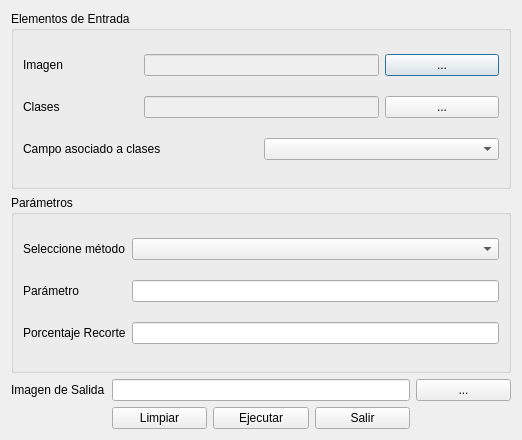
<?xml version="1.0" encoding="UTF-8"?>
<ui version="4.0">
 <class>MLClassImageDialogBase</class>
 <widget class="QDialog" name="MLClassImageDialogBase">
  <property name="geometry">
   <rect>
    <x>0</x>
    <y>0</y>
    <width>522</width>
    <height>440</height>
   </rect>
  </property>
  <property name="cursor">
   <cursorShape>ArrowCursor</cursorShape>
  </property>
  <property name="windowTitle">
   <string>MLClassImage</string>
  </property>
  <layout class="QGridLayout" name="gridLayout">
   <item row="0" column="0" colspan="5">
    <widget class="QGroupBox" name="groupBox">
     <property name="title">
      <string>Elementos de Entrada</string>
     </property>
     <layout class="QGridLayout" name="gridLayout_2">
      <item row="0" column="0">
       <widget class="QLabel" name="label">
        <property name="text">
         <string>Imagen</string>
        </property>
       </widget>
      </item>
      <item row="0" column="1" colspan="2">
       <widget class="QLineEdit" name="txtImagenEntrada">
        <property name="enabled">
         <bool>false</bool>
        </property>
       </widget>
      </item>
      <item row="0" column="3">
       <widget class="QPushButton" name="btnImagenEntrada">
        <property name="text">
         <string>...</string>
        </property>
       </widget>
      </item>
      <item row="1" column="0">
       <widget class="QLabel" name="label_2">
        <property name="text">
         <string>Clases</string>
        </property>
       </widget>
      </item>
      <item row="1" column="1" colspan="2">
       <widget class="QLineEdit" name="txtClases">
        <property name="enabled">
         <bool>false</bool>
        </property>
       </widget>
      </item>
      <item row="1" column="3">
       <widget class="QPushButton" name="btnClases">
        <property name="text">
         <string>...</string>
        </property>
       </widget>
      </item>
      <item row="2" column="0" colspan="2">
       <widget class="QLabel" name="label_3">
        <property name="text">
         <string>Campo asociado a clases</string>
        </property>
       </widget>
      </item>
      <item row="2" column="2" colspan="2">
       <widget class="QComboBox" name="cmbClases"/>
      </item>
     </layout>
    </widget>
   </item>
   <item row="1" column="0" colspan="5">
    <widget class="QGroupBox" name="groupBox_2">
     <property name="title">
      <string>Parámetros</string>
     </property>
     <layout class="QGridLayout" name="gridLayout_3">
      <item row="0" column="0">
       <widget class="QLabel" name="label_4">
        <property name="text">
         <string>Seleccione método</string>
        </property>
       </widget>
      </item>
      <item row="0" column="1">
       <widget class="QComboBox" name="cmbMetodo"/>
      </item>
      <item row="1" column="0">
       <widget class="QLabel" name="lblParametro">
        <property name="text">
         <string>Parámetro</string>
        </property>
       </widget>
      </item>
      <item row="1" column="1">
       <widget class="QLineEdit" name="txtParametro"/>
      </item>
      <item row="2" column="0">
       <widget class="QLabel" name="lblRecorte">
        <property name="text">
         <string>Porcentaje Recorte</string>
        </property>
       </widget>
      </item>
      <item row="2" column="1">
       <widget class="QLineEdit" name="txtRecorte"/>
      </item>
     </layout>
    </widget>
   </item>
   <item row="2" column="0">
    <widget class="QLabel" name="label_5">
     <property name="text">
      <string>Imagen de Salida</string>
     </property>
    </widget>
   </item>
   <item row="2" column="1" colspan="3">
    <widget class="QLineEdit" name="txtImagenSalida"/>
   </item>
   <item row="2" column="4">
    <widget class="QPushButton" name="btnImagenSalida">
     <property name="text">
      <string>...</string>
     </property>
    </widget>
   </item>
   <item row="3" column="1">
    <widget class="QPushButton" name="btnLimpiar">
     <property name="text">
      <string>Limpiar</string>
     </property>
    </widget>
   </item>
   <item row="3" column="2">
    <widget class="QPushButton" name="btnEjecutar">
     <property name="text">
      <string>Ejecutar</string>
     </property>
    </widget>
   </item>
   <item row="3" column="3">
    <widget class="QPushButton" name="btnSalir">
     <property name="enabled">
      <bool>true</bool>
     </property>
     <property name="text">
      <string>Salir</string>
     </property>
    </widget>
   </item>
  </layout>
  <zorder>groupBox_2</zorder>
  <zorder>groupBox</zorder>
  <zorder>btnEjecutar</zorder>
  <zorder>btnSalir</zorder>
  <zorder>btnLimpiar</zorder>
  <zorder>btnImagenSalida</zorder>
  <zorder>txtImagenSalida</zorder>
  <zorder>label_5</zorder>
 </widget>
 <resources/>
 <connections/>
</ui>
